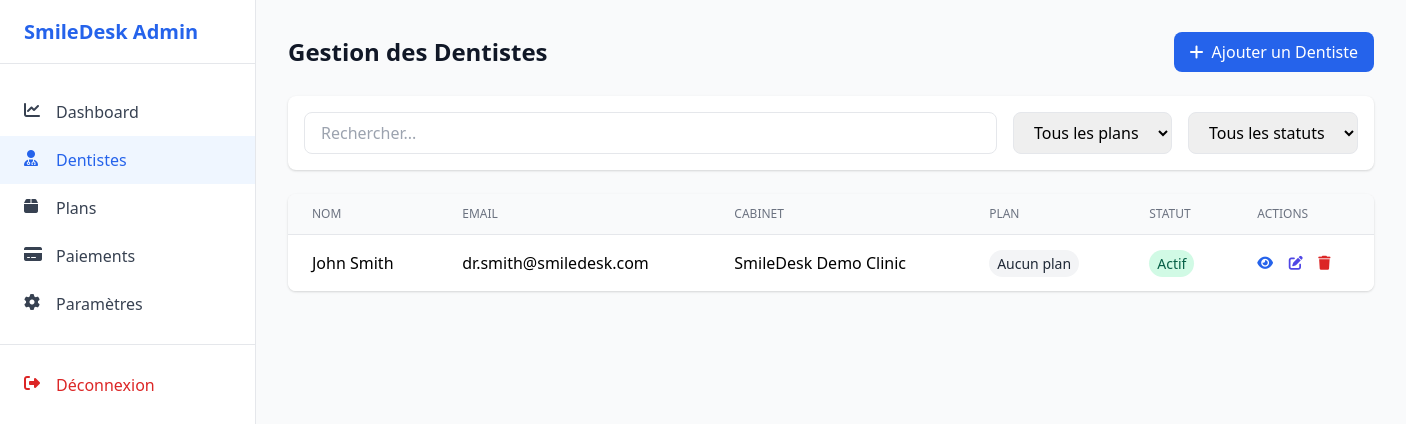
Page /admin/dentists.php (signed in) on the earlier database version.
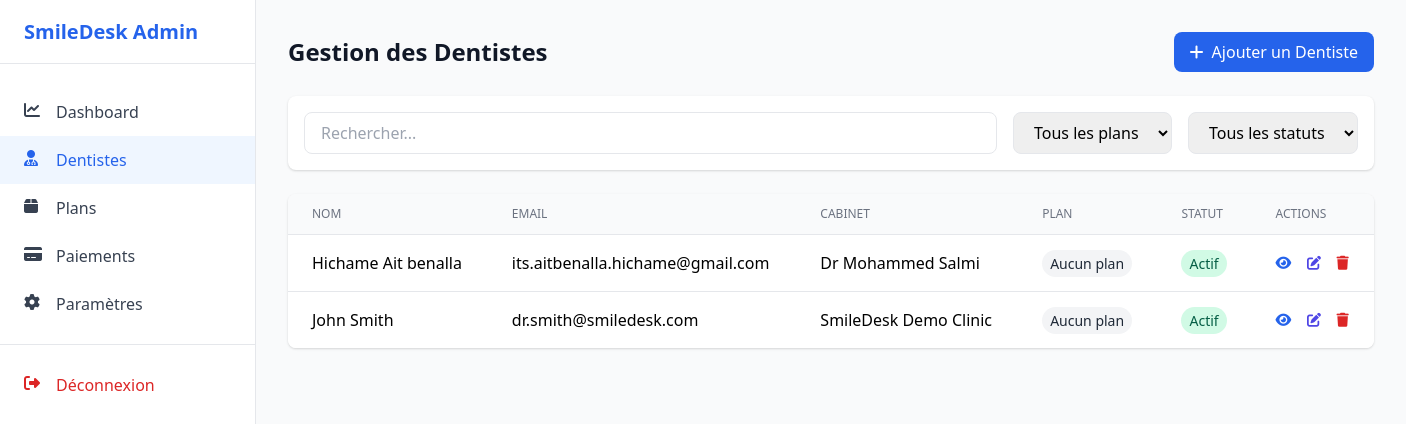
Same page on the later database version.
### tables this page shows
CREATE TABLE `users` (
  `id` int(11) NOT NULL,
  `email` varchar(100) NOT NULL,
  `password` varchar(255) NOT NULL,
  `first_name` varchar(50) NOT NULL,
  `last_name` varchar(50) NOT NULL,
  `role` enum('admin','dentist','assistant','receptionist') NOT NULL,
  `phone` varchar(20) DEFAULT NULL,
  `address` varchar(255) DEFAULT NULL,
  `specialization` varchar(100) DEFAULT NULL,
  `license_number` varchar(50) DEFAULT NULL,
  `status` enum('active','inactive') DEFAULT 'active',
  `last_login` timestamp NULL DEFAULT NULL,
  `created_at` timestamp NULL DEFAULT current_timestamp(),
  `updated_at` timestamp NULL DEFAULT current_timestamp() ON UPDATE current_timestamp(),
  `clinic_id` int(11) DEFAULT NULL
);

CREATE TABLE `settings` (
  `id` int(11) NOT NULL,
  `user_id` int(11) NOT NULL COMMENT 'Dentist who owns these settings',
  `clinic_name` varchar(255) NOT NULL,
  `clinic_address` text DEFAULT NULL,
  `clinic_phone` varchar(20) DEFAULT NULL,
  `clinic_email` varchar(100) DEFAULT NULL,
  `clinic_website` varchar(255) DEFAULT NULL,
  `clinic_logo_url` varchar(500) DEFAULT NULL,
  `clinic_description` text DEFAULT NULL,
  `working_hours` longtext DEFAULT NULL CHECK (json_valid(`working_hours`)),
  `other_settings` longtext DEFAULT NULL CHECK (json_valid(`other_settings`)),
  `created_at` timestamp NULL DEFAULT current_timestamp(),
  `updated_at` timestamp NULL DEFAULT current_timestamp() ON UPDATE current_timestamp(),
  `automation_settings` longtext DEFAULT NULL CHECK (json_valid(`automation_settings`))
);

### admin/dentists.php (the view, shortened to what the changed rows need)
<?php
require_once '../dashboard/config/database.php';
$stmt = $pdo->query("
    SELECT
        u.id,
        u.first_name,
        u.last_name,
        u.email,
        u.status,
        s.clinic_name,
        sp.name as plan_name
    FROM users u
    LEFT JOIN settings s ON u.id = s.user_id
    LEFT JOIN subscriptions sub ON u.id = sub.user_id AND sub.status = 'active'
    LEFT JOIN subscription_plans sp ON sub.plan_id = sp.id
    WHERE u.role = 'dentist'
    ORDER BY u.created_at DESC
");
$dentists = $stmt->fetchAll();
?>
<!DOCTYPE html>
<html lang="fr">
<head>
    <link href="https://cdn.jsdelivr.net/npm/tailwindcss@2.2.19/dist/tailwind.min.css" rel="stylesheet">
    <link rel="stylesheet" href="https://cdnjs.cloudflare.com/ajax/libs/font-awesome/6.4.0/css/all.min.css">
</head>
<body class="bg-gray-50">
    <div class="flex h-screen">
        <main class="ml-64 flex-1 p-8">
            <div class="flex justify-between items-center mb-6">
                <h1 class="text-2xl font-semibold text-gray-900">Gestion des Dentistes</h1>
            </div>
            <div class="bg-white rounded-lg shadow overflow-hidden">
                <table class="min-w-full divide-y divide-gray-200">
                    <thead class="bg-gray-50">
                        <tr>
                            <th class="px-6 py-3 text-left text-xs font-medium text-gray-500 uppercase">Nom</th>
                            <th class="px-6 py-3 text-left text-xs font-medium text-gray-500 uppercase">Email</th>
                            <th class="px-6 py-3 text-left text-xs font-medium text-gray-500 uppercase">Cabinet</th>
                            <th class="px-6 py-3 text-left text-xs font-medium text-gray-500 uppercase">Plan</th>
                            <th class="px-6 py-3 text-left text-xs font-medium text-gray-500 uppercase">Statut</th>
                            <th class="px-6 py-3 text-left text-xs font-medium text-gray-500 uppercase">Actions</th>
                        </tr>
                    </thead>
                    <tbody class="bg-white divide-y divide-gray-200">
                        <?php foreach ($dentists as $dentist): ?>
                        <tr>
                            <td class="px-6 py-4 whitespace-nowrap">
                                <?= htmlspecialchars($dentist['first_name'] . ' ' . $dentist['last_name']) ?>
                            </td>
                            <td class="px-6 py-4 whitespace-nowrap">
                                <?= htmlspecialchars($dentist['email']) ?>
                            </td>
                            <td class="px-6 py-4 whitespace-nowrap">
                                <?= htmlspecialchars($dentist['clinic_name'] ?? '-') ?>
                            </td>
                            <td class="px-6 py-4 whitespace-nowrap">
                                <span class="px-2 py-1 text-sm rounded-full <?= $dentist['plan_name'] ? 'bg-blue-100 text-blue-800' : 'bg-gray-100 text-gray-800' ?>">
                                    <?= htmlspecialchars($dentist['plan_name'] ?? 'Aucun plan') ?>
                                </span>
                            </td>
                            <td class="px-6 py-4 whitespace-nowrap">
                                <span class="px-2 py-1 text-sm rounded-full <?= $dentist['status'] === 'active' ? 'bg-green-100 text-green-800' : 'bg-red-100 text-red-800' ?>">
                                    <?= $dentist['status'] === 'active' ? 'Actif' : 'Inactif' ?>
                                </span>
                            </td>
                            <td class="px-6 py-4 whitespace-nowrap text-sm">
                                <button onclick="viewDentist(<?= $dentist['id'] ?>)" class="text-blue-600 hover:text-blue-900 mr-3" title="Voir">
                                    <i class="fas fa-eye"></i>
                                </button>
                                <button onclick="editDentist(<?= $dentist['id'] ?>)" class="text-indigo-600 hover:text-indigo-900 mr-3" title="Modifier">
                                    <i class="fas fa-edit"></i>
                                </button>
                                <button onclick="deleteDentist(<?= $dentist['id'] ?>)" class="text-red-600 hover:text-red-900" title="Supprimer">
                                    <i class="fas fa-trash"></i>
                                </button>
                            </td>
                        </tr>
                        <?php endforeach; ?>
                    </tbody>
                </table>
            </div>
        </main>
    </div>
</body>
</html>

Differences in the rows shown:
added users: first_name+last_name "Hichame Ait benalla", email "its.aitbenalla.hichame@gmail.com", settings.clinic_name "Dr Mohammed Salmi", plan_name "Aucun plan", status "Actif"
